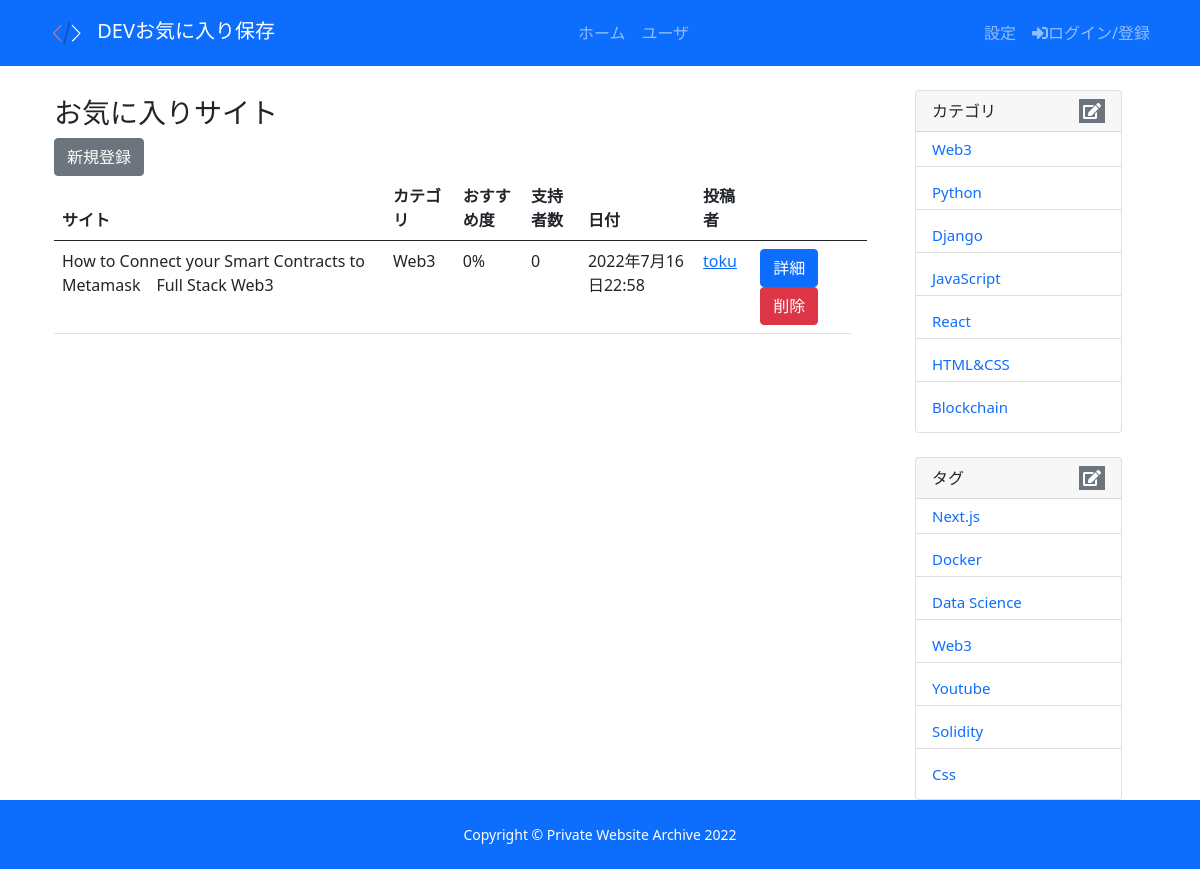
The page /sites/tag/0e689a73-b896-4491-ac95-996bde1640d1 on the database its author committed.
### sites/models.py (models this page shows, shortened)
class Site(models.Model):
  user = models.ForeignKey(Profile, null=True, blank=True, on_delete=models.SET_NULL)
  title = models.CharField(verbose_name='タイトル', max_length=200)
  category = models.ForeignKey(Category, on_delete=models.CASCADE, null=True, blank=True,verbose_name='カテゴリー')
  text = models.TextField(verbose_name='内容', null=True, blank=True)
  link = models.CharField(verbose_name='リンク', max_length=2000, null=True, blank=True)
  tags = models.ManyToManyField(Tag, blank=True, null=True, verbose_name='タグ')
  vote_total = models.IntegerField(default=0, null=True, blank=True)
  vote_ratio = models.IntegerField(default=0, null=True, blank=True)
  created =models.DateTimeField(verbose_name='投稿日', auto_now_add=True)
  id = models.UUIDField(default=uuid.uuid4, unique=True, primary_key=True, editable=False)
  class Meta:
    ordering = ['-created']

class Category(models.Model):
  name= models.CharField(verbose_name='名前', max_length=200)
  id = models.UUIDField(default=uuid.uuid4, unique=True, primary_key=True, editable=False)
  created =models.DateTimeField(verbose_name='登録日', auto_now_add=True)
  def __str__(self):
    return self.name

class Tag(models.Model):
  name= models.CharField(verbose_name='名前', max_length=200)
  id = models.UUIDField(default=uuid.uuid4, unique=True, primary_key=True, editable=False)
  created =models.DateTimeField(verbose_name='登録日', auto_now_add=True)

### users/models.py (models this page shows, shortened)
class Profile(models.Model):
  user = models.OneToOneField(User, on_delete=models.CASCADE, verbose_name='ユーザー',null=True, blank=True)
  name = models.CharField(verbose_name='名前', max_length=200, blank=True, null=True)
  email = models.EmailField(verbose_name='メール', max_length=500, blank=True, null=True)
  username = models.CharField(verbose_name='ユーザ名', max_length=200, blank=True, null=True)
  location = models.CharField(verbose_name='住所', max_length=200, blank=True, null=True)
  short_intro = models.CharField(verbose_name='挨拶文', max_length=200, blank=True, null=True)
  bio = models.TextField(verbose_name='自己紹介', blank=True, null=True)
  profile_image = models.ImageField(verbose_name='画像',blank=True, null=True, default="user-default.png")
  social_github = models.CharField(verbose_name='Github', max_length=200, blank=True, null=True)
  social_website = models.CharField(verbose_name='Website', max_length=200, blank=True, null=True)
  created =models.DateTimeField(verbose_name='作成日', auto_now_add=True)
  id = models.UUIDField(verbose_name='ID', default=uuid.uuid4, unique=True, primary_key=True, editable=False)

### sites/views.py (the view)
# urls.py: path('sites/tag/<str:pk>', views.tagSites, name="tag-sites"),
def tagSites(request, pk):
  tag = Tag.objects.get(id=pk)
  tag_sites = tag.site_set.all()
  tags = Tag.objects.all()
  categories = Category.objects.all()
  context = {'tag_sites': tag_sites, 'tags': tags, 'categories':categories, 'tag':tag}
  return render(request, 'urls/tag_sites.html', context)

### sites/templates/urls/tag_sites.html (shortened to what this page needs)
{% extends 'base.html' %}
{% block content %}
<div class="container">
  <div class="row">
    <main class="col-md-9">
      <h3 class="top-title">{{Tag}} お気に入りサイト</h3>
      <a class="btn btn-secondary" href="{% url 'create-site' %}">新規登録</a>
      <table class="table">
        <thead>
          <tr>
            <th>サイト</th>
            <th>カテゴリ</th>
            <th>おすすめ度</th>
            <th>支持者数</th>
            <th>日付</th>
            <th>投稿者</th>
            <th></th>
            <th></th>
          </tr>
        </thead>
        {% for site in tag_sites %}
          <tr>
            <td> {{site.title}}</td>
            <td> {{site.category}}</td>
            <td> {{site.vote_ratio}}%</td>
            <td> {{site.vote_total}}</td>
            <td> {{site.created}}</td>
            <td>
              <a href="{% url 'user-profile' site.user.id %}">
              {{site.user.name}}
              </a>
            </td>
            <td>
              <a class="btn btn-primary" href="{% url 'site' site.id %}">詳細</a>
              <a class="btn btn-danger" href="{% url 'delete-site' site.id %}">削除</a>
            </td>
          </tr>
        {% endfor %}
      </table>
    </main>
    <aside class="col-md-3">
       {% include "urls/sidebar.html" %}
    </aside>
  </div>
</div>
{% endblock content %}

### sites/templates/urls/sidebar.html (shortened to what this page needs)
<div class='container'>
<div class="card my-4">
  <div class="card-header d-flex align-items-center justify-content-between">
    <div>カテゴリ</div>
    <a class="btn--md btn-secondary h-25 px-1" href="{% url 'create-category' %}" style="text-decoration:none;"><i class="fas fa-edit"></i></a>
  </div>
  <ul class="list-group list-group-flush">
    {% for category in categories|dictsort:"id" %}
    <h6 class="list-group-item d-flex align-items-center">
      <a href="{% url 'category-sites' category.id %}" class="card-link" style="text-decoration:none;">{{ category.name}}</a>
    </h6>
    {% endfor %}
  </ul>
</div>
<div class="card">
  <div class="card-header d-flex align-items-center justify-content-between">
    <div>タグ</div>
    <a class="btn--md btn-secondary h-25 px-1" href="{% url 'create-tag' %}" style="text-decoration:none;"><i class="fas fa-edit"></i></a>
  </div>
  <ul class="list-group list-group-flush">
    {% for tag in tags|dictsort:"id" %}
    <h6 class="list-group-item d-flex justify-content-between align-items-center">
      <a href="{% url 'tag-sites' tag.id %}" class="card-link" style="text-decoration:none;">{{ tag.name }}</a>
    </h6>
    {% endfor %}
  </ul>
</div>
</div>

### static/css/mystyle.css (style rules this page uses)
:root { --color-main: #5aa5b9; --color-main-light: #e6faff; --color-sub: #3f4156; --color-sub-light: #51546e; --color-sub-lighter: #ededfd; --color-text: #737373; --color-gray: #8b8b8b; --color-light: #e5e7eb; --color-light-gray: #767676; --color-bg: #f8fafd; --color-white: #fffefd; --color-white-light: #f3f3f3; --color-success: #359e64; --color-success-bg: #def8e8; --color-error: #fc4b0b; --color-error-bg: #fff2ee; --font-base: 'Poppins', arial, helvetica, 'Segoe UI', roboto, ubuntu, sans-serif; --font-monospace: 'Fira Code', 'Courier New', courier, monospace; --font-regular: 300; --font-medium: 500; --font-bold: 700; --generic-shadow: 1px 1px 5px #00000010; --generic-transition: all 0.3s ease-in-out; }
a { color: black; text-decoration: none; }
body, #wrapper { display: flex; flex-direction: column; min-height: 100vh; }
.top-title { margin-top: 30px; }
.list-group-item { font-size: 15px; }

### rows shown on the page
Site: title "How to Connect your Smart Contracts to Metamask Full Stack Web3", category "Web3", vote_ratio "0", vote_total "0", created "2022年7月16日22:58", user.name "toku"
Category: name "Web3"
Category: name "Python"
Category: name "Django"
Category: name "JavaScript"
Category: name "React"
Category: name "HTML&CSS"
Category: name "Blockchain"
Tag: name "Next.js"
Tag: name "Docker"
Tag: name "Data Science"
Tag: name "Web3"
Tag: name "Youtube"
Tag: name "Solidity"
Tag: name "Css"
